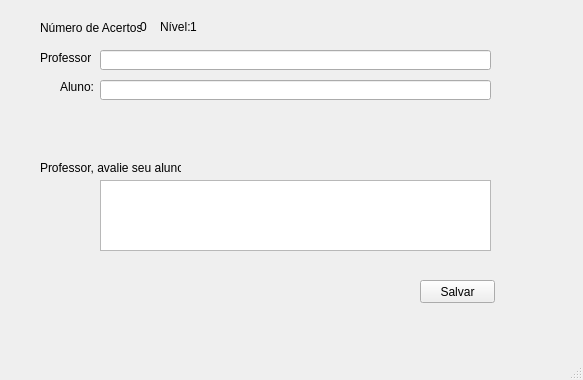
<?xml version="1.0" encoding="UTF-8"?>
<ui version="4.0">
 <class>AvalQualiMainWindow</class>
 <widget class="QMainWindow" name="AvalQualiMainWindow">
  <property name="geometry">
   <rect>
    <x>0</x>
    <y>0</y>
    <width>583</width>
    <height>380</height>
   </rect>
  </property>
  <property name="windowTitle">
   <string>Tela Avaliação Qualitativa LEPE</string>
  </property>
  <property name="windowIcon">
   <iconset>
    <normaloff>../icons/logo lepe.png</normaloff>../icons/logo lepe.png</iconset>
  </property>
  <widget class="QWidget" name="centralwidget">
   <widget class="QPushButton" name="salvarButton">
    <property name="geometry">
     <rect>
      <x>420</x>
      <y>280</y>
      <width>75</width>
      <height>23</height>
     </rect>
    </property>
    <property name="text">
     <string>Salvar</string>
    </property>
   </widget>
   <widget class="QLineEdit" name="profText">
    <property name="geometry">
     <rect>
      <x>100</x>
      <y>50</y>
      <width>391</width>
      <height>20</height>
     </rect>
    </property>
    <property name="styleSheet">
     <string notr="true">font: 12pt &quot;Arial&quot;;</string>
    </property>
    <property name="text">
     <string/>
    </property>
   </widget>
   <widget class="QLineEdit" name="alunoText">
    <property name="geometry">
     <rect>
      <x>100</x>
      <y>80</y>
      <width>391</width>
      <height>20</height>
     </rect>
    </property>
    <property name="styleSheet">
     <string notr="true">font: 12pt &quot;Arial&quot;;</string>
    </property>
    <property name="text">
     <string/>
    </property>
   </widget>
   <widget class="QTextEdit" name="avalText">
    <property name="geometry">
     <rect>
      <x>100</x>
      <y>180</y>
      <width>391</width>
      <height>71</height>
     </rect>
    </property>
    <property name="styleSheet">
     <string notr="true">font: 12pt &quot;Arial&quot;;</string>
    </property>
   </widget>
   <widget class="QLabel" name="label">
    <property name="geometry">
     <rect>
      <x>40</x>
      <y>50</y>
      <width>51</width>
      <height>16</height>
     </rect>
    </property>
    <property name="text">
     <string>Professor:</string>
    </property>
   </widget>
   <widget class="QLabel" name="label_2">
    <property name="geometry">
     <rect>
      <x>60</x>
      <y>80</y>
      <width>46</width>
      <height>13</height>
     </rect>
    </property>
    <property name="text">
     <string>Aluno:</string>
    </property>
   </widget>
   <widget class="QLabel" name="label_3">
    <property name="geometry">
     <rect>
      <x>40</x>
      <y>160</y>
      <width>141</width>
      <height>16</height>
     </rect>
    </property>
    <property name="text">
     <string>Professor, avalie seu aluno:</string>
    </property>
   </widget>
   <widget class="QLabel" name="label_4">
    <property name="geometry">
     <rect>
      <x>40</x>
      <y>20</y>
      <width>101</width>
      <height>16</height>
     </rect>
    </property>
    <property name="text">
     <string>Número de Acertos:</string>
    </property>
   </widget>
   <widget class="QLabel" name="acertoLabel">
    <property name="geometry">
     <rect>
      <x>140</x>
      <y>20</y>
      <width>46</width>
      <height>13</height>
     </rect>
    </property>
    <property name="text">
     <string>0</string>
    </property>
   </widget>
   <widget class="QLabel" name="label_5">
    <property name="geometry">
     <rect>
      <x>160</x>
      <y>20</y>
      <width>46</width>
      <height>13</height>
     </rect>
    </property>
    <property name="text">
     <string>Nível:</string>
    </property>
   </widget>
   <widget class="QLabel" name="nivelLabel">
    <property name="geometry">
     <rect>
      <x>190</x>
      <y>20</y>
      <width>46</width>
      <height>13</height>
     </rect>
    </property>
    <property name="text">
     <string>1</string>
    </property>
   </widget>
  </widget>
  <widget class="QMenuBar" name="menubar">
   <property name="geometry">
    <rect>
     <x>0</x>
     <y>0</y>
     <width>583</width>
     <height>21</height>
    </rect>
   </property>
  </widget>
  <widget class="QStatusBar" name="statusbar"/>
 </widget>
 <resources/>
 <connections/>
</ui>
